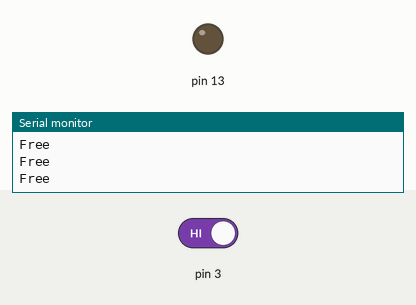
Recording of a sketch running on a simulated Arduino Uno, built with avr-gcc and run on an emulated ATmega328P. On the bench: output pins drawn as LEDs (lit = HIGH), the last lines printed to the serial monitor. The inputs (shaded band) are chosen by the test bench; at power-on: pin 3 HIGH.

Above: at 1.2 s.
1.3 s: pin 3 driven LOW
At 2.1 s:
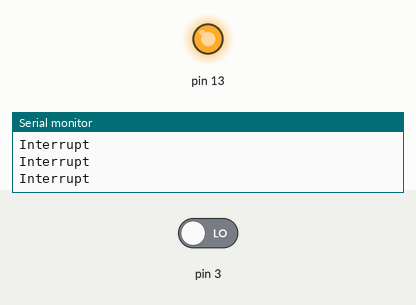
2.8 s: pin 3 driven HIGH
At 3.1 s:
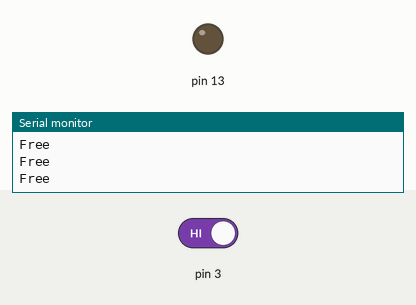
Timing chart, 0 to 5.8 s (numbered marks = the images above; inputs shaded):
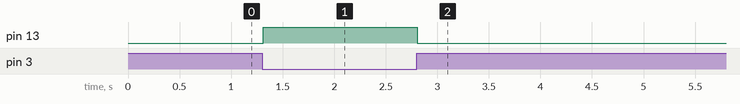

The sketch:

IR_Sensor_Test.ino
```cpp
void setup() {
  pinMode(13, OUTPUT);
  pinMode(3, INPUT);
  Serial.begin(9600);
}

void loop() {
  if (digitalRead(3) == LOW){
    digitalWrite(13, HIGH);
    Serial.println("Interrupt");
    delay(10);
  }
  else{
    digitalWrite(13, LOW);
    Serial.println("Free");
    delay(10);
  }
}
```

Measured:
- after the input at 1.3 s, pin 13: LOW → HIGH at once
- after the input at 2.8 s, pin 13: HIGH → LOW at once
